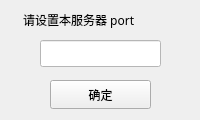
<?xml version="1.0" encoding="UTF-8"?>
<ui version="4.0">
 <class>setport</class>
 <widget class="QWidget" name="setport">
  <property name="geometry">
   <rect>
    <x>0</x>
    <y>0</y>
    <width>200</width>
    <height>120</height>
   </rect>
  </property>
  <property name="windowTitle">
   <string>Form</string>
  </property>
  <widget class="QLabel" name="label">
   <property name="geometry">
    <rect>
     <x>20</x>
     <y>10</y>
     <width>161</width>
     <height>20</height>
    </rect>
   </property>
   <property name="font">
    <font>
     <family>Agency FB</family>
     <weight>50</weight>
     <bold>false</bold>
    </font>
   </property>
   <property name="styleSheet">
    <string notr="true">color: rgb(0, 0, 0);</string>
   </property>
   <property name="text">
    <string> 请设置本服务器 port</string>
   </property>
  </widget>
  <widget class="QLineEdit" name="lineEdit">
   <property name="geometry">
    <rect>
     <x>40</x>
     <y>40</y>
     <width>121</width>
     <height>27</height>
    </rect>
   </property>
   <property name="styleSheet">
    <string notr="true">background-color: rgb(255, 255, 255);</string>
   </property>
  </widget>
  <widget class="QPushButton" name="pushButton">
   <property name="geometry">
    <rect>
     <x>50</x>
     <y>80</y>
     <width>101</width>
     <height>29</height>
    </rect>
   </property>
   <property name="font">
    <font>
     <family>Agency FB</family>
    </font>
   </property>
   <property name="text">
    <string>确定</string>
   </property>
  </widget>
 </widget>
 <resources/>
 <connections/>
</ui>
